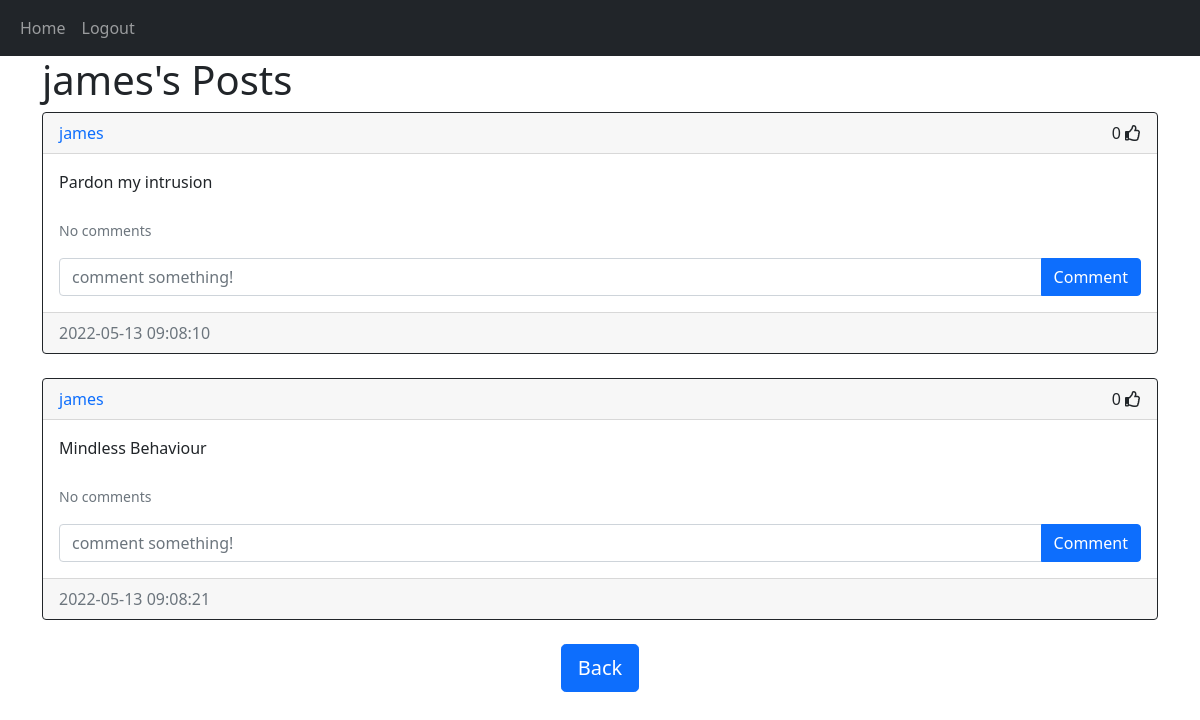
The app's page /posts/james (signed in) with its own data.
### website/models/user.py (models this page shows)
class User(db.Model, UserMixin):
    id = db.Column(db.Integer, primary_key = True)
    email = db.Column(db.String(150), unique = True)
    username = db.Column(db.String(150), unique = True)
    password = db.Column(db.String(150))
    date_created = db.Column(db.DateTime (timezone = True), default = func.now())
    posts = db.relationship('Post', backref = 'user', passive_deletes = True)
    comments = db.relationship('Comment', backref = 'user', passive_deletes = True)
    likes = db.relationship('Like', backref = 'user', passive_deletes = True)

### website/models/posts.py (models this page shows)
class Post(db.Model):
    id = db.Column(db.Integer, primary_key = True)
    text = db.Column(db.Text, nullable = False)
    date_created = db.Column(db.DateTime (timezone = True), default = func.now())
    author = db.Column(db.Integer, db.ForeignKey('user.id', ondelete = 'CASCADE'), nullable= False)
    comments = db.relationship('Comment', backref = 'post', passive_deletes = True)

### website/views.py (the view)
@views.route('/posts/<username>')
@login_required
def posts(username):
    user = User.query.filter_by(username = username).first()
    if not user:
        flash('No user with that username exists', category='error')
        return redirect(url_for('views.home'))
    posts = user.posts
    return render_template('posts.html', user = current_user, posts = posts, username = username)

### website/__init__.py (called while the page is built)
def create_app():
    app = Flask(__name__)
    app.config['SECRET_KEY'] = '3456789032072dsjhe$@!@*hnui12'
    app.config['SQLALCHEMY_DATABASE_URI'] = f'sqlite:///{DB_NAME}'
    app.config['SQLALCHEMY_TRACK_MODIFICATIONS'] = False
    db.init_app(app)
    app.register_blueprint(views, url_prefix = '/')
    app.register_blueprint(auth, url_prefix = '/')
    create_database(app)
    login_manager = LoginManager()
    login_manager.login_view = 'auth.login'
    login_manager.init_app(app)
    @login_manager.user_loader
    def load_user(id):
       return User.query.get(int(id))
    return app

### website/templates/posts.html (shortened to what this page needs)
{% extends 'posts_div.html' %}
{% block header %}
{{username}}'s Posts
{% endblock %}
{% block footer %}
<div align = 'center'>
    <a href="/home">
        <button class="btn btn-primary btn-lg">
        Back
        </button>
    </a>
</div>
{% endblock %}

### website/templates/posts_div.html (shortened to what this page needs)
{% extends 'base.html' %}
{% block content %}
<h1 align="'center">{% block header %}Posts{% endblock %}</h1>
<div id="posts">
    {% for post in posts %}
    <div class="card border-dark">
        <div class="card-header d-flex justify-content-between align-items-center">
            <a href="/posts/{{post.user.username}}" style="text-decoration: none;">{{post.user.username}}</a>
            <div>
                <span id="likes-count-{{post.id}}">
                {{post.likes|length}}
                </span>
                {% if user.id in post.likes|map(attribute = 'author')|list %}
                <i class="fas fa-thumbs-up" id="like-button-{{post.id}}" onclick="like({{post.id}})"></i>
                {% else %}
                <i class="far fa-thumbs-up" id="like-button-{{post.id}}" onclick="like({{post.id}})"></i>
                {% endif %}
            </div>
        </div>
        <div class="card-body">
            <div class="card-text">{{post.text}}</div>
            <br/>
            <p class="card-text">
                {% if post.comments|length > 0 %}
                <a href="#comments-{{post.id}}" data-bs-toggle="collapse" role="button" style="text-decoration: none;">
                <small>View {{post.comments|length}} Comments</small>
                </a>
                {% else %}
                <small class="text-muted">No comments</small>
                {% endif %}
            </p>
            <form action="/create_comment/{{post.id}}" method = 'POST' class="input-group mb3">
                <input type="text" name="text" id="text" class="form-control" placeholder="comment something!" />
                <button type="submit" class="btn btn-primary">Comment</button>
            </form>
        </div>
        <div class="card-footer text-muted">{{post.date_created}}</div>
    </div>
    <br/>
    {% endfor %}
    </div>
    {% block footer %}{% endblock %}
{% endblock %}

### records on screen
User: username "james"
Post: user.username "james", likes|length "0", text "Pardon my intrusion", date_created "2022-05-13 09:08:10"
Post: user.username "james", likes|length "0", text "Mindless Behaviour", date_created "2022-05-13 09:08:21"
